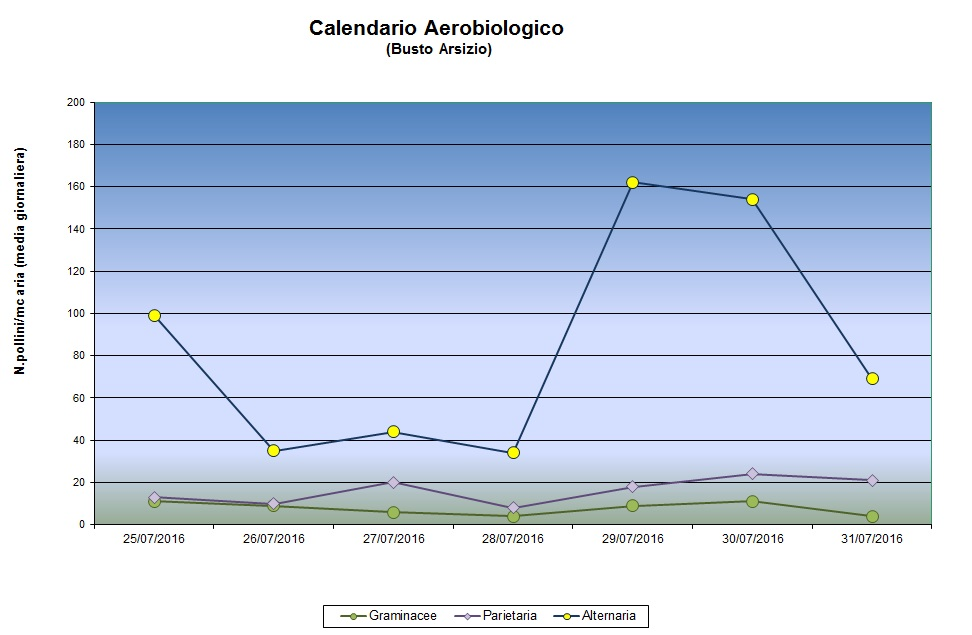
//> input picture images/01-08-2016.jpg, 972 x 635 px
$ ./TestFindRect   (built with g++ and OpenCV 4)
//> lines starting //> are read from the running program, lines starting //| are printed output that depends on the picture; after the words box and inside, x2 and y2 are one past the last pixel; in counts of white or black regions, pixels touching at a corner belong together
### src/LinePoint.h
//
// Created by paolo on 24/11/16.
//

#ifndef NEURALNETWORKCAFFETEST_LINEPOINT_H
#define NEURALNETWORKCAFFETEST_LINEPOINT_H


#include <algorithm>

class LinePoint {
public:
    LinePoint(int a, int b):min{std::min(a,b)},max{std::max(a,b)}{}
    LinePoint(){}
    int min;
    int max;
};


#endif //NEURALNETWORKCAFFETEST_LINEPOINT_H

### src/TestFindRect.cpp
//
// Created by paolo on 24/11/16.
//


#include <opencv2/opencv.hpp>
#include <map>
#include <tuple>

#include "LinePoint.h"

using namespace cv;
using std::map;
using std::min;
using std::max;

const char *filename = "/home/paolo/workspace/NeuralNetworkCaffeTest/images/01-08-2016.jpg";

map<int, LinePoint> removeDuplicate(map<int, LinePoint>  & map);

std::map<int, LinePoint>::iterator   findLine(std::map<int, LinePoint>  & lines, int min);

int main(int argc, char **argv) {
    Mat dst, color_dst;

    auto src = imread(filename, 0);
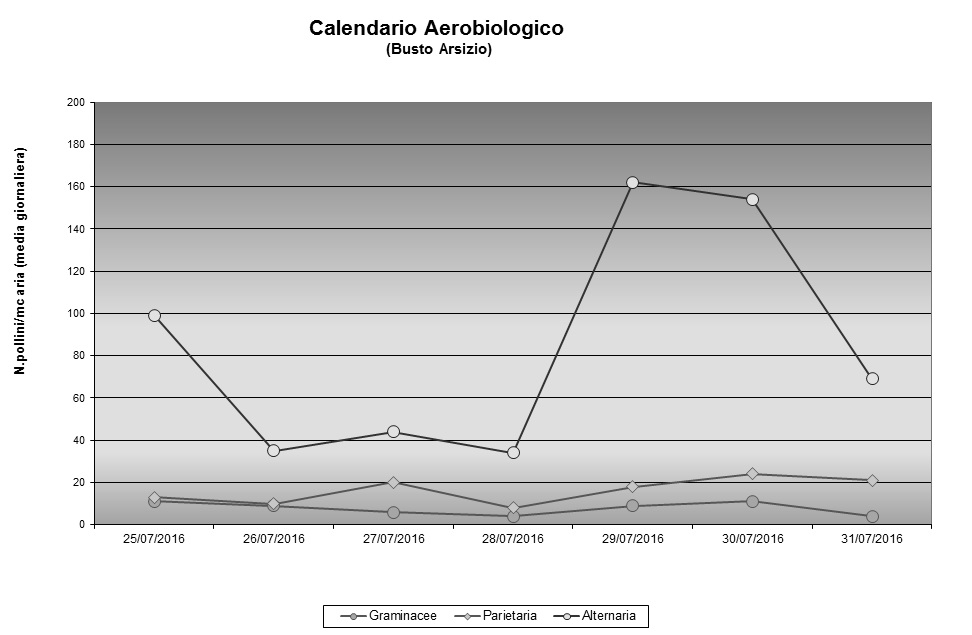
//> src: 635 rows x 972 cols, CV_8UC1; min 0, max 255, mean 211.9
    Canny(src, dst, 50, 200, 3);
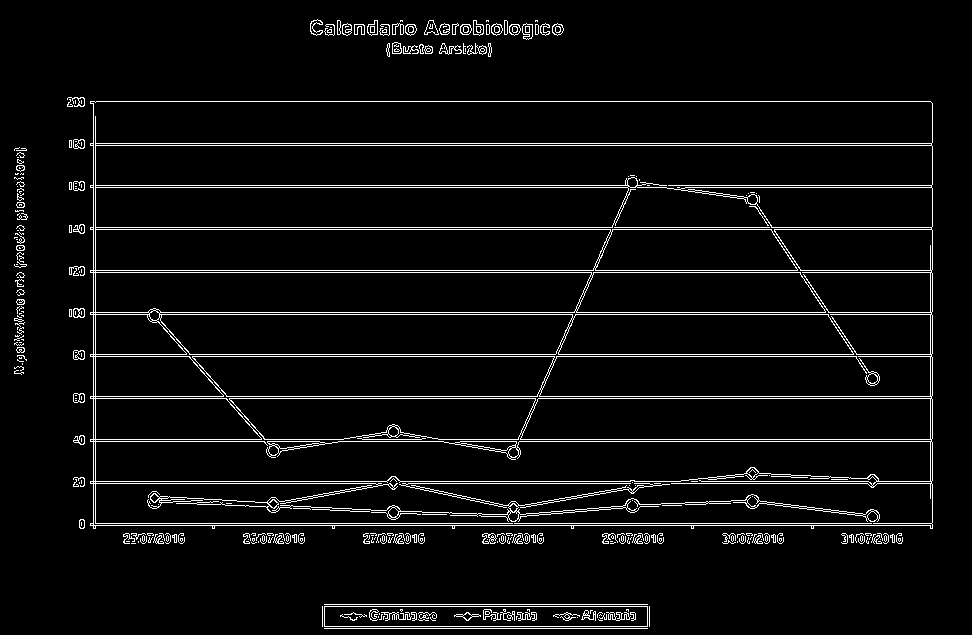
//> dst: 635 rows x 972 cols, CV_8UC1; 5.1% white in thin lines or dots
    cvtColor(dst, color_dst, COLOR_GRAY2BGR);
//> color_dst: 635 rows x 972 cols, CV_8UC3; 5.1% white in thin lines or dots


    std::vector<Vec4i> lines;
    std::map<int, LinePoint> vLines;
    std::map<int, LinePoint> hLines;
    HoughLinesP(dst, lines, 1, CV_PI / 180, 80, 30, 10);
//> lines = 120 lines (x1, y1, x2, y2), first 8: [69, 143, 931, 143], [69, 272, 931, 272], [69, 314, 931, 314], [69, 145, 931, 145], [69, 227, 931, 227], [74, 483, 931, 483], [73, 354, 931, 354], [76, 481, 931, 481]
    for(auto & line: lines){
        if (line[0] == line[2]){
            vLines[line[0]] = LinePoint(line[1],line[3]);
        }
        if (line[1] == line[3]){
            hLines[line[1]] = LinePoint(line[0],line[2]);
        }
    }
//> this loop made 120 passes
//> line on passes 1 to 12: [69, 143, 931, 143], [69, 272, 931, 272], [69, 314, 931, 314], [69, 145, 931, 145], [69, 227, 931, 227], [74, 483, 931, 483], [73, 354, 931, 354], [76, 481, 931, 481], [73, 396, 931, 396], [69, 312, 931, 312], [69, 270, 931, 270], [79, 523, 931, 523]
    for (auto & vLine: vLines){
        std::cout << vLine.first << "(" << vLine.second.min<< "," << vLine.second.max  << ")" << std::endl;
    }
//> this loop made 8 passes
//| 17(148,373)
//| 19(147,373)
//| 21(148,374)
//| 23(148,373)
//| 93(103,528)
//| 95(116,528)
//| 930(245,498)
//| 932(103,528)

    for (auto & vLine: hLines){
        std::cout << vLine.first << "(" << vLine.second.min<< "," << vLine.second.max  << ")" << std::endl;
    }
//> this loop made 52 passes
//| 24(427,561)
//| 26(427,562)
//| 31(310,562)
//| 32(311,562)
//| 34(313,560)
//| 101(70,930)
//| 143(69,931)
//| 145(69,931)
//> (output is shown up to pass 8 of 52)
//    vLines = removeDuplicate(vLines);
//    hLines = removeDuplicate(hLines);
    for (auto & vLine: vLines){
        auto top = findLine(hLines, vLine.second.min);
        auto bottom = findLine(hLines, vLine.second.max);
        if (top != hLines.end() && bottom != hLines.end()){
            std::cout << "rect: {" <<   vLine.first << " , " << vLine.second.min << " - " <<  top->second.max << " , " << vLine.second.max << std::endl;
        }
    }


// [5 lines of commented-out code are left out]

    waitKey(0);
}


std::map<int, LinePoint>::iterator  findLine(std::map<int, LinePoint>  & lines, int min){
    for (const auto & line: lines){
        if (abs(line.first - min) < 4){
            return lines.find(line.first);
        }
    }
    return lines.end();
}

map<int, LinePoint> removeDuplicate(std::map<int, LinePoint> & lines) {
    map<int, LinePoint> result;
    int previousKey = lines.begin()->first;
    auto previousTuple = lines.begin()->second;
    result.insert(*lines.begin());
    for (auto & line: lines){
        if (abs(line.first -previousKey) > 4){
            result.insert({previousKey, previousTuple});
            previousKey = line.first;
            previousTuple = line.second;
        } else {
            previousTuple = LinePoint(min(line.second.min,previousTuple.min), max(line.second.max,previousTuple.max));
            previousKey = line.first;
        }

    }
    result.insert({previousKey, previousTuple});
    return result;
}

$ run again, with images/02-05-2016.jpg copied over images/01-08-2016.jpg
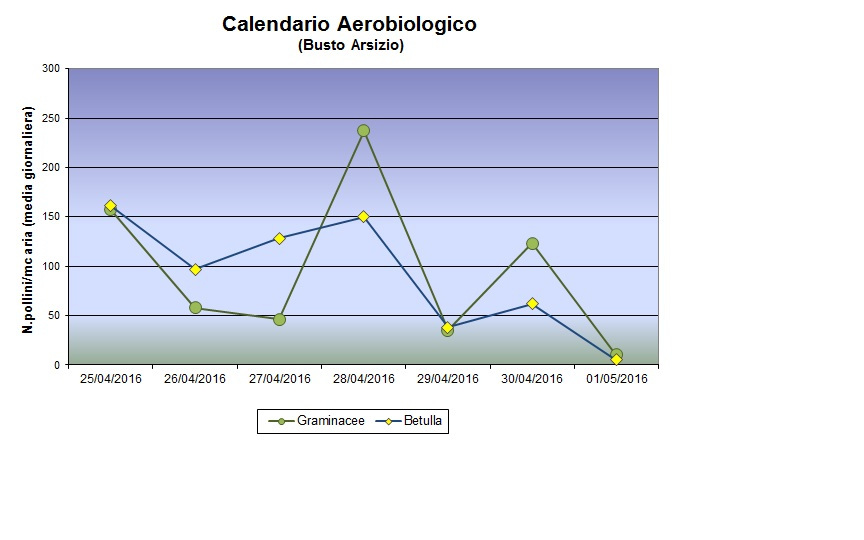
//> input picture images/02-05-2016.jpg, 864 x 540 px
//> `auto src = imread(filename, 0);`:
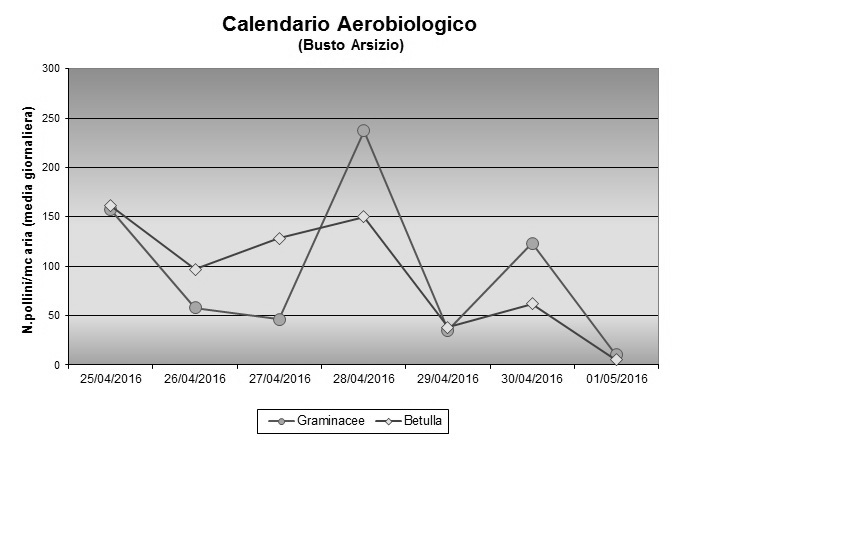
//> src: 540 rows x 864 cols, CV_8UC1; min 0, max 255, mean 227.4
//> `Canny(src, dst, 50, 200, 3);`:
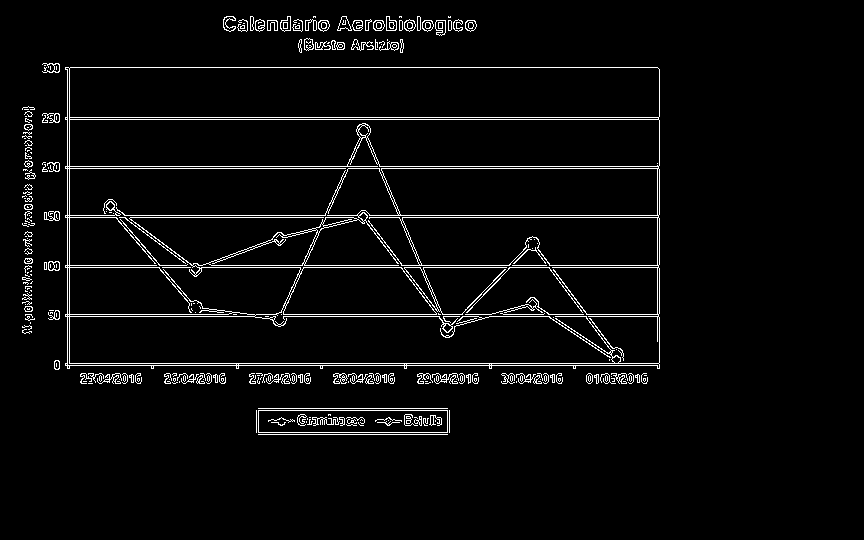
//> dst: 540 rows x 864 cols, CV_8UC1; 3.9% white in thin lines or dots, all inside (x1, y1, x2, y2) = (22, 16, 660, 435)
//> lines = 74 lines (x1, y1, x2, y2), first 8: [54, 365, 659, 365], [52, 316, 658, 316], [44, 217, 658, 217], [48, 314, 491, 314], [44, 215, 658, 215], [45, 117, 658, 117], [43, 119, 658, 119], [44, 67, 657, 67]
//> the loop `for(auto & line: lines)` made 74 passes
//> the loop `for (auto & vLine: vLines)` made 8 passes
//| 25(107,333)
//| 27(107,332)
//| 28(106,332)
//| 31(107,332)
//| 67(69,368)
//> (output is shown up to pass 5 of 8)
//> the loop `for (auto & vLine: hLines)` made 31 passes
//| 20(340,474)
//| 27(223,475)
//| 28(224,475)
//| 30(226,473)
//| 67(44,657)
//> (output is shown up to pass 5 of 31)

$ run again, with images/03-10-2016.jpg copied over images/01-08-2016.jpg
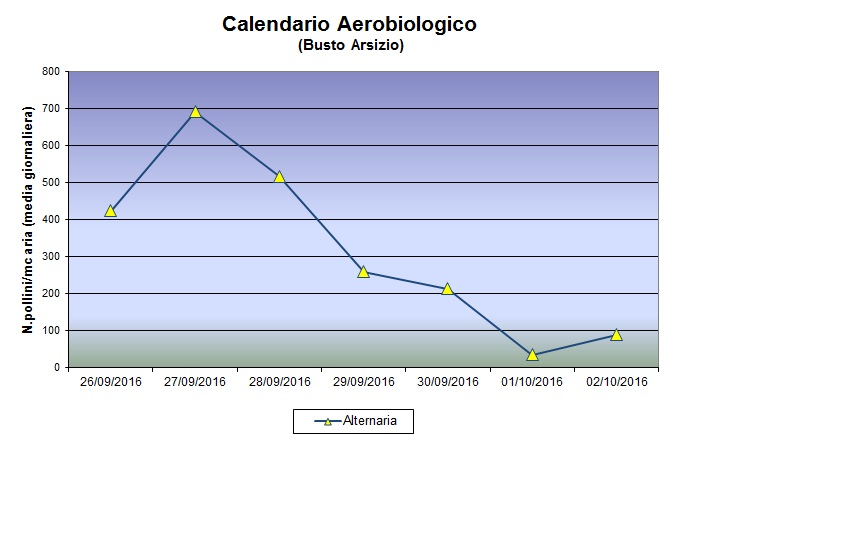
//> input picture images/03-10-2016.jpg, 864 x 540 px
//> `auto src = imread(filename, 0);`:
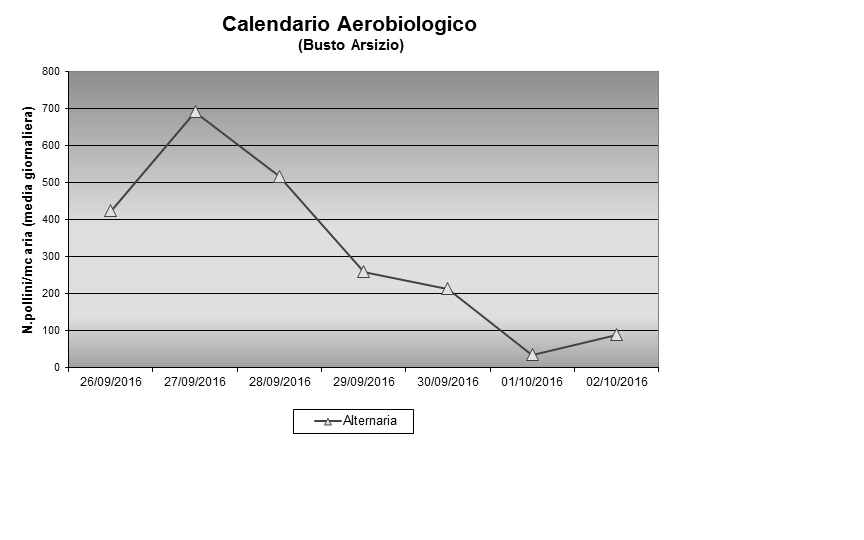
//> src: 540 rows x 864 cols, CV_8UC1; min 0, max 255, mean 227.6
//> `Canny(src, dst, 50, 200, 3);`:
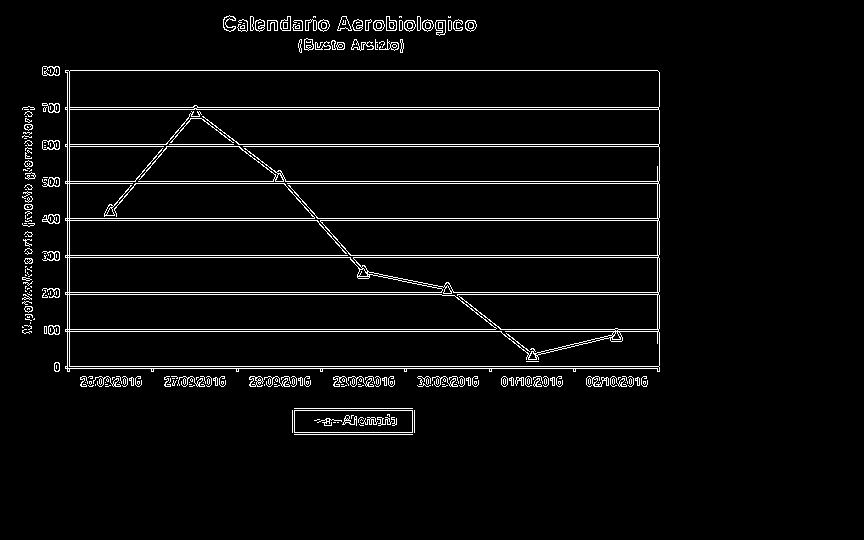
//> dst: 540 rows x 864 cols, CV_8UC1; 4% white in thin lines or dots, all inside (x1, y1, x2, y2) = (22, 15, 660, 435)
//> lines = 75 lines (x1, y1, x2, y2), first 8: [45, 257, 658, 257], [28, 144, 658, 144], [46, 218, 658, 218], [45, 292, 658, 292], [46, 183, 658, 183], [42, 181, 658, 181], [44, 329, 658, 329], [44, 331, 658, 331]
//> the loop `for(auto & line: lines)` made 75 passes
//> the loop `for (auto & vLine: vLines)` made 7 passes
//| 25(112,333)
//| 27(111,332)
//| 31(112,332)
//| 67(72,371)
//| 69(71,371)
//> (output is shown up to pass 5 of 7)
//> the loop `for (auto & vLine: hLines)` made 37 passes
//| 20(223,327)
//| 22(340,475)
//| 27(223,475)
//| 28(224,475)
//| 30(226,473)
//> (output is shown up to pass 5 of 37)
